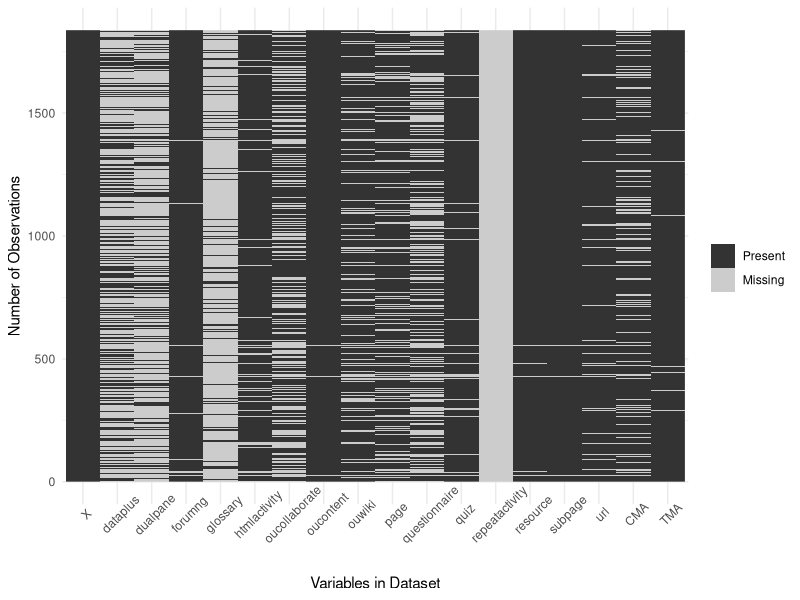
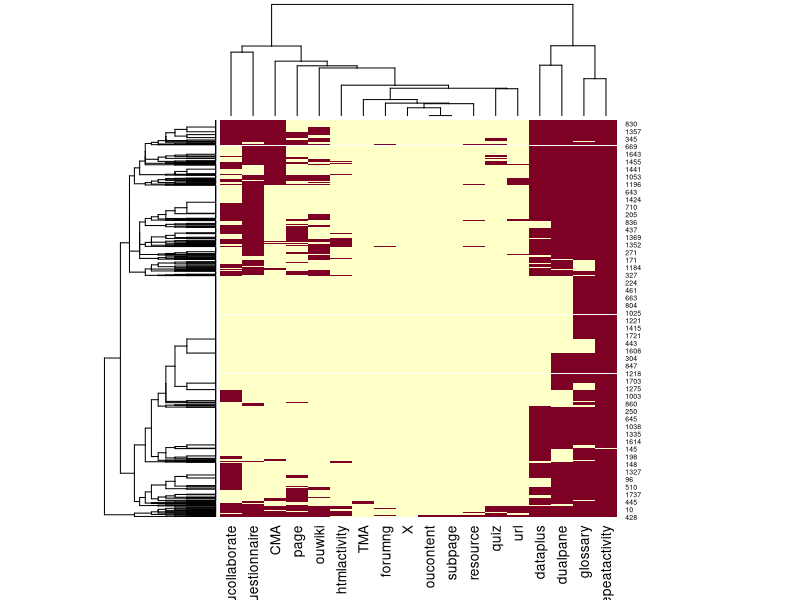

Source code (R) for these figures, in order:
####################
## Load Libraries ##
####################

library(ggplot2)
library(dplyr)
library(reshape2)

#####################
## Load Data Frame ##
#####################

setwd("~/GitHub/Feature-Engineering-Project/Viz Assignment")

df <- read.csv("Tidy_Data_fff_2014j_Dataset.csv")

############################################
## Check for missing values in data frame ##
############################################

apply(df,2,function(x) sum(is.na(x)))

#######################################################################
## Create new Data frame with only features that have missing values ##
#######################################################################

df1 <- subset(df, select = -c(id_student, homepage, gender, region, highest_education, imd_band, age_band, num_of_prev_attempts, studied_credits, disability, final_result, date_registration.x, date_registration.y, date_unregistration.x, date_unregistration.y))

###################################
## Create missing value function ##
###################################

ggplot_missing <- function(x){
  
  x %>% 
    is.na %>%
    melt %>%
    ggplot(data = .,
           aes(x = Var2,
               y = Var1)) +
    geom_raster(aes(fill = value)) +
    scale_fill_grey(name = "",
                    labels = c("Present","Missing")) +
    theme_minimal() + 
    theme(axis.text.x  = element_text(angle=45, vjust=1)) + 
    labs(x = "Variables in Dataset",
         y = "Number of Observations")
}

#########################
## Plot Missing Values ##
#########################

## This function shows the severity of missing values for each feature.

ggplot_missing(df1)

## The heatmap function clusters rows and columns, in this case by missingness. 

heatmap(is.na(df1)*1, scale='none')

